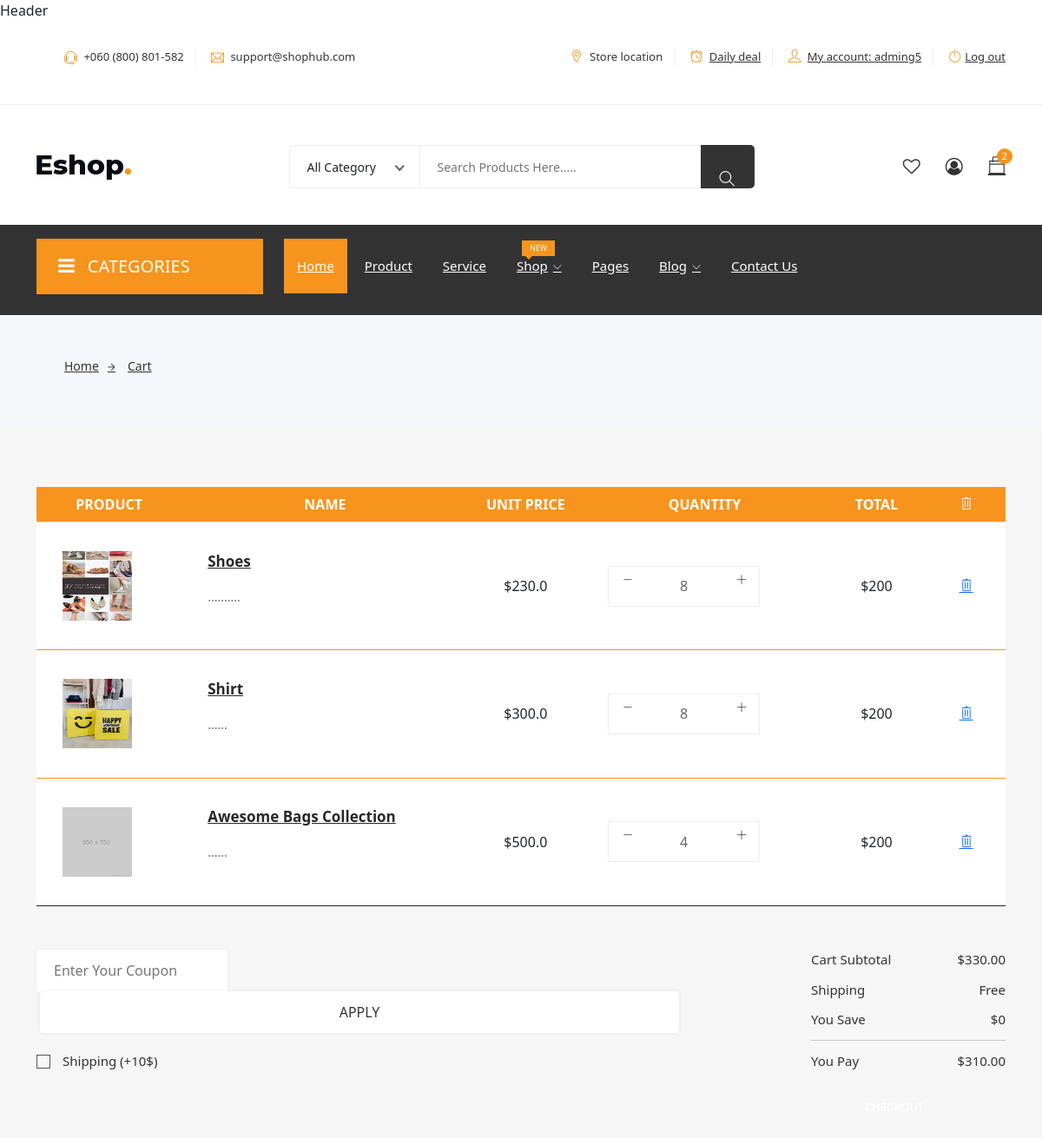
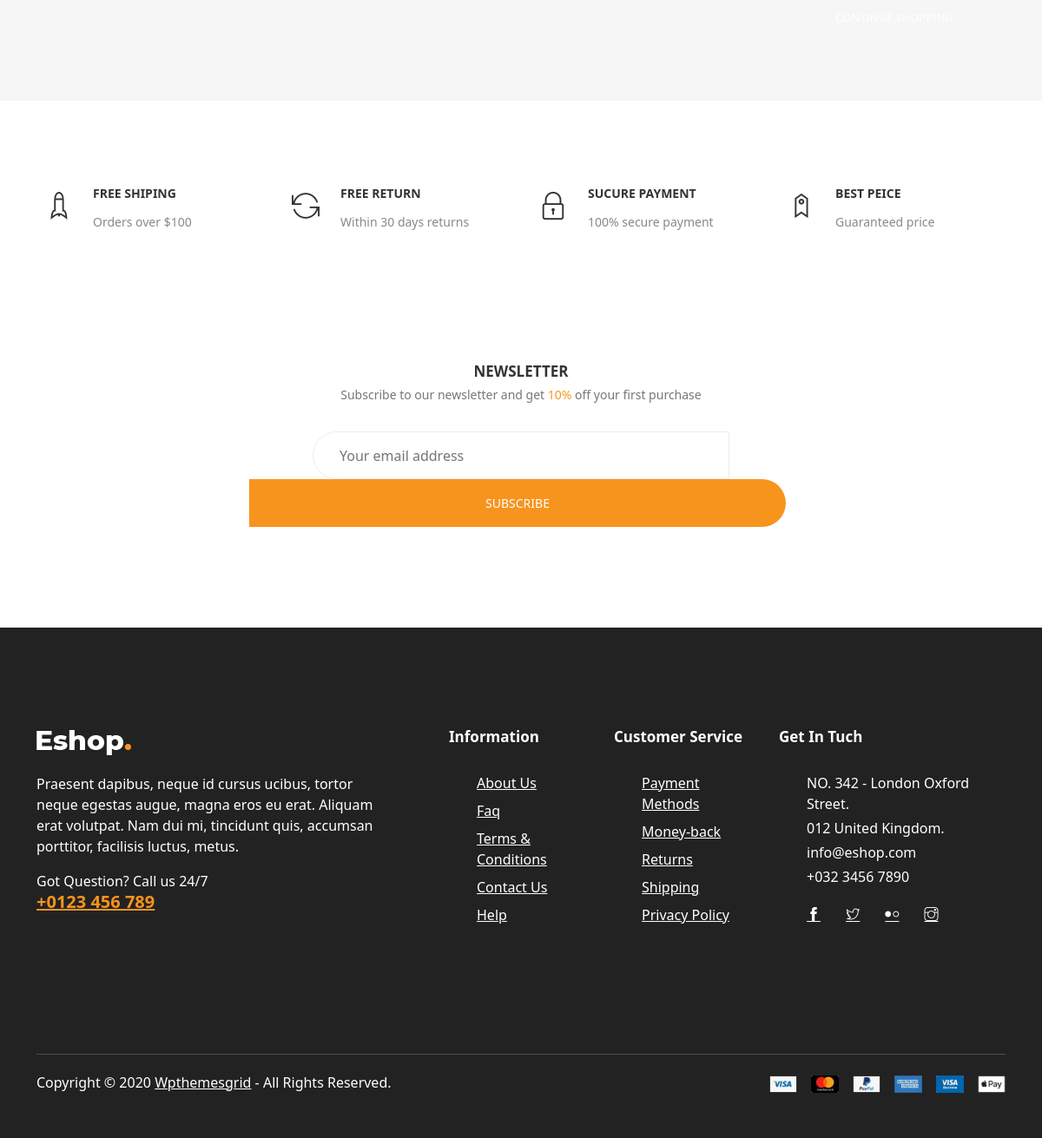
The app's page /store/cart/ (signed in) with its own data (2 pictures, top to bottom).
### store/models.py (models this page shows, shortened)
class Order_details(models.Model):
    product = models.ForeignKey(Product, on_delete=models.CASCADE)
    order = models.ForeignKey(Order, on_delete=models.CASCADE)
    quantity = models.IntegerField(default=1)

class Product(models.Model):
    category = models.ForeignKey(Category, on_delete=models.CASCADE)
    name = models.CharField(max_length=200, null=True)
    price = models.FloatField(blank=False)
    view = models.IntegerField(default=0)
    image = models.ImageField(upload_to='images', null=True)
    rating = models.IntegerField(default=0)
    discount = models.FloatField(default=0)
    description = models.CharField(max_length=200, null=True, blank=True)
    @property
    def imageURL(self):
        try:
            return self.image.url
        except:
            return ''

### store/views.py (the view)
# urls.py: path('cart/',cart,name='cart'),
def cart(request):
    customer, created = Customer.objects.get_or_create(user=request.user)
    order, created = Order.objects.get_or_create(customer=customer)
    order_detail = Order_details.objects.filter(order=order)
    context = {
        'items': order_detail
    }
    return render(request, 'store/cart.html', context=context)

### templates/store/cart.html (shortened to what this page needs)
{% extends 'store/main.html' %}
	{% block content %}
	<div class="breadcrumbs">
		<div class="container">
			<div class="row">
				<div class="col-12">
					<div class="bread-inner">
						<ul class="bread-list">
							<li><a href="index1.html">Home<i class="ti-arrow-right"></i></a></li>
							<li class="active"><a href="blog-single.html">Cart</a></li>
						</ul>
					</div>
				</div>
			</div>
		</div>
	</div>
	<div class="shopping-cart section">
		<div class="container">
			<div class="row">
				<div class="col-12">
					<table class="table shopping-summery">
						<thead>
							<tr class="main-hading">
								<th>PRODUCT</th>
								<th>NAME</th>
								<th class="text-center">UNIT PRICE</th>
								<th class="text-center">QUANTITY</th>
								<th class="text-center">TOTAL</th>
								<th class="text-center"><i class="ti-trash remove-icon"></i></th>
							</tr>
						</thead>
						<tbody id="items">
							{% for item in items %}
							<tr id="itm{{item.product.id}}">
								<td class="image" data-title="No"><img src="{{item.product.imageURL}}" alt="#"></td>
								<td class="product-des" data-title="Description">
									<p class="product-name"><a href="#">{{item.product.name}}</a></p>
									<p class="product-des">{{item.product.description}}</p>
								</td>
								<td class="price" data-title="Price"><span>${{item.product.price}} </span></td>
								<td class="qty" data-title="Qty">
									<div class="input-group">
										<div class="button minus">
											<button onclick="order_detail_cart({{item.product.id}},'sub')" type="button" class="btn btn-primary btn-number"  data-field="quant[1]">
												<i class="ti-minus"></i>
											</button>
										</div>
										<input type="text"  class="input-number" value="{{item.quantity}}">
										<div class="button plus">
											<button onclick="order_detail_cart({{item.product.id}},'add')" type="button" class="btn btn-primary btn-number"  data-field="quant[1]">
												<i class="ti-plus"></i>
											</button>
										</div>
									</div>
								</td>
									<td class="total-amount" data-title="Total"><span>$200</span></td>
								<td class="action" data-title="Remove"><a href="#"><i class="ti-trash remove-icon"></i></a></td>
							</tr>
							{% endfor %}
						</tbody>
					</table>
				</div>
			</div>
			<div class="row">
				<div class="col-12">
					<div class="total-amount">
						<div class="row">
							<div class="col-lg-8 col-md-5 col-12">
								<div class="left">
									<div class="coupon">
										<form action="#" target="_blank">
											<input name="Coupon" placeholder="Enter Your Coupon">
											<button class="btn">Apply</button>
										</form>
									</div>
									<div class="checkbox">
										<label class="checkbox-inline" for="2"><input name="news" id="2" type="checkbox"> Shipping (+10$)</label>
									</div>
								</div>
							</div>
							<div class="col-lg-4 col-md-7 col-12">
								<div class="right">
									<ul>
										<li>Cart Subtotal<span id="summ_checout">$330.00</span></li>
										<li>Shipping<span>Free</span></li>
										<li>You Save<span>$0</span></li>
										<li class="last">You Pay<span id="summ_payment">$310.00</spanid></li>
									</ul>
									<div class="button5">
										<a href="{% url 'checkout' %}" class="btn">Checkout</a>
										<a href="{% url 'index' %}" class="btn">Continue shopping</a>
									</div>
								</div>
							</div>
						</div>
					</div>
				</div>
			</div>
		</div>
	</div>
	<section class="shop-services section">
		<div class="container">
			<div class="row">
				<div class="col-lg-3 col-md-6 col-12">
					<div class="single-service">
						<i class="ti-rocket"></i>
						<h4>Free shiping</h4>
						<p>Orders over $100</p>
					</div>
				</div>
				<div class="col-lg-3 col-md-6 col-12">
					<div class="single-service">
						<i class="ti-reload"></i>
						<h4>Free Return</h4>
						<p>Within 30 days returns</p>
					</div>
				</div>
				<div class="col-lg-3 col-md-6 col-12">
					<div class="single-service">
						<i class="ti-lock"></i>
						<h4>Sucure Payment</h4>
						<p>100% secure payment</p>
					</div>
				</div>
				<div class="col-lg-3 col-md-6 col-12">
					<div class="single-service">
						<i class="ti-tag"></i>
						<h4>Best Peice</h4>
						<p>Guaranteed price</p>
					</div>
				</div>
			</div>
		</div>
	</section>
	<section class="shop-newsletter section">
		<div class="container">
			<div class="inner-top">
				<div class="row">
					<div class="col-lg-8 offset-lg-2 col-12">
						<div class="inner">
							<h4>Newsletter</h4>
							<p> Subscribe to our newsletter and get <span>10%</span> off your first purchase</p>
							<form action="mail/mail.php" method="get" target="_blank" class="newsletter-inner">
								<input name="EMAIL" placeholder="Your email address" required="" type="email">
								<button class="btn">Subscribe</button>
							</form>
						</div>
					</div>
				</div>
			</div>
		</div>
	</section>
	{% endblock %}

### templates/store/main.html (shortened to what this page needs)
<!DOCTYPE html>
<html lang="zxx">
{% load static %}
<head>
	<link rel="stylesheet" href="{% static 'css/bootstrap.css' %}">
    <link rel="stylesheet" href="{% static 'css/magnific-popup.min.css' %}">
    <link rel="stylesheet" href="{% static 'css/font-awesome.css' %}">
	<link rel="stylesheet" href="{% static 'css/jquery.fancybox.min.css' %}">
    <link rel="stylesheet" href="{% static 'css/themify-icons.css' %}">
    <link rel="stylesheet" href="{% static 'css/niceselect.css' %}">
    <link rel="stylesheet" href="{% static 'css/animate.css' %}">
    <link rel="stylesheet" href="{% static 'css/flex-slider.min.css' %}">
    <link rel="stylesheet" href="{% static 'css/owl-carousel.css' %}">
    <link rel="stylesheet" href="{% static 'css/slicknav.min.css' %}">
    <link rel="stylesheet" href="{% static 'owncss.css' %}">
	<link rel="stylesheet" href="{% static 'css/reset.css' %}">
	<link rel="stylesheet" href="{% static 'style.css' %}">
    <link rel="stylesheet" href="{% static 'css/responsive.css' %}">
	<link rel="stylesheet" type="text/css" href="{% static 'bootstrap/css/bootstrap.min.css' %}">
</head>
<body class="js" onload="render_cart(1)">
	 Header
	<header class="header shop">
		<div class="topbar">
			<div class="container">
				<div class="row">
					<div class="col-lg-5 col-md-12 col-12">
						<div class="top-left">
							<ul class="list-main">
								<li><i class="ti-headphone-alt"></i> +060 (800) 801-582</li>
								<li><i class="ti-email"></i> support@shophub.com</li>
							</ul>
						</div>
					</div>
					<div class="col-lg-7 col-md-12 col-12">
						<div class="right-content">
							<ul class="list-main">
								<li><i class="ti-location-pin"></i> Store location</li>
								<li><i class="ti-alarm-clock"></i> <a href="#">Daily deal</a></li>
								<li><i class="ti-user"></i> <a href="#">My account: {{user}} </a></li>
									{% if user.username != '' %}
								<li><i class="ti-power-off"></i><a href="{% url 'logout' %}">Log out</a></li>
									{% else %}
								<li><i class="ti-power-off"></i><a onclick="document.getElementById('id01').style.display='block'">Log in</a></li>
									{% endif %}
							</ul>
						</div>
					</div>
				</div>
			</div>
		</div>
		<div class="middle-inner">
			<div class="container">
				<div class="row">
					<div class="col-lg-2 col-md-2 col-12">
						<div class="logo">
							<a href="index.html"><img src="{% static 'images/logo.png' %}" alt="logo"></a>
						</div>
					</div>
					<div class="col-lg-8 col-md-7 col-12">
						<div class="search-bar-top">
							<div class="search-bar">
								<form>
									<input name="search" placeholder="Search Products Here....." type="search">
									<button class="btnn"><i class="ti-search"></i></button>
								</form>
							</div>
						</div>
					</div>
					<div class="col-lg-2 col-md-3 col-12">
						<div class="right-bar">
							<div class="sinlge-bar">
								<a href="#" class="single-icon"><i class="fa fa-heart-o" aria-hidden="true"></i></a>
							</div>
							<div class="sinlge-bar">
								<a href="#" class="single-icon"><i class="fa fa-user-circle-o" aria-hidden="true"></i></a>
							</div>
							<div class="sinlge-bar shopping" id="cart-bag">
								<a href="#" class="single-icon"><i class="ti-bag"></i> <span class="total-count">2</span></a>
							</div>
						</div>
					</div>
				</div>
			</div>
		</div>
		<div class="header-inner">
			<div class="container">
				<div class="cat-nav-head">
					<div class="row">
						<div class="col-lg-3">
							<div class="all-category">
								<h3 class="cat-heading"><i class="fa fa-bars" aria-hidden="true"></i>CATEGORIES</h3>
							</div>
						</div>
						<div class="col-lg-9 col-12">
							<div class="menu-area">
								<nav class="navbar navbar-expand-lg">
									<div class="navbar-collapse">
										<div class="nav-inner">
											<ul class="nav main-menu menu navbar-nav">
													<li class="active"><a href="#">Home</a></li>
													<li><a href="#">Product</a></li>
													<li><a href="#">Service</a></li>
													<li><a href="#">Shop<i class="ti-angle-down"></i><span class="new">New</span></a>
													</li>
													<li><a href="#">Pages</a></li>
													<li><a href="#">Blog<i class="ti-angle-down"></i></a>
													</li>
													<li><a href="contact.html">Contact Us</a></li>
												</ul>
										</div>
									</div>
								</nav>
							</div>
						</div>
					</div>
				</div>
			</div>
		</div>
	</header>
    {% block content %}
    {% endblock %}
	<footer class="footer">
		<div class="footer-top section">
			<div class="container">
				<div class="row">
					<div class="col-lg-5 col-md-6 col-12">
						<div class="single-footer about">
							<div class="logo">
								<a href="index.html"><img src="{% static 'images/logo2.png' %}" alt="#"></a>
							</div>
							<p class="text">Praesent dapibus, neque id cursus ucibus, tortor neque egestas augue,  magna eros eu erat. Aliquam erat volutpat. Nam dui mi, tincidunt quis, accumsan porttitor, facilisis luctus, metus.</p>
							<p class="call">Got Question? Call us 24/7<span><a href="tel:123456789">+0123 456 789</a></span></p>
						</div>
					</div>
					<div class="col-lg-2 col-md-6 col-12">
						<div class="single-footer links">
							<h4>Information</h4>
							<ul>
								<li><a href="#">About Us</a></li>
								<li><a href="#">Faq</a></li>
								<li><a href="#">Terms & Conditions</a></li>
								<li><a href="#">Contact Us</a></li>
								<li><a href="#">Help</a></li>
							</ul>
						</div>
					</div>
					<div class="col-lg-2 col-md-6 col-12">
						<div class="single-footer links">
							<h4>Customer Service</h4>
							<ul>
								<li><a href="#">Payment Methods</a></li>
								<li><a href="#">Money-back</a></li>
								<li><a href="#">Returns</a></li>
								<li><a href="#">Shipping</a></li>
								<li><a href="#">Privacy Policy</a></li>
							</ul>
						</div>
					</div>
					<div class="col-lg-3 col-md-6 col-12">
						<div class="single-footer social">
							<h4>Get In Tuch</h4>
							<div class="contact">
								<ul>
									<li>NO. 342 - London Oxford Street.</li>
									<li>012 United Kingdom.</li>
									<li>info@eshop.com</li>
									<li>+032 3456 7890</li>
								</ul>
							</div>
							<ul>
								<li><a href="#"><i class="ti-facebook"></i></a></li>
								<li><a href="#"><i class="ti-twitter"></i></a></li>
								<li><a href="#"><i class="ti-flickr"></i></a></li>
								<li><a href="#"><i class="ti-instagram"></i></a></li>
							</ul>
						</div>
					</div>
				</div>
			</div>
		</div>
		<div class="copyright">
			<div class="container">
				<div class="inner">
					<div class="row">
						<div class="col-lg-6 col-12">
							<div class="left">
								<p>Copyright © 2020 <a href="http://www.wpthemesgrid.com" target="_blank">Wpthemesgrid</a>  -  All Rights Reserved.</p>
							</div>
						</div>
						<div class="col-lg-6 col-12">
							<div class="right">
								<img src="images/payments.png" alt="#">
							</div>
						</div>
					</div>
				</div>
			</div>
		</div>
	</footer>
</body>
</html>

### static/owncss.css (style rules this page uses)
body { font-family: Arial, Helvetica, sans-serif; }
input[type=text], input[type=password] { width: 100%; padding: 12px 20px; margin: 8px 0; display: inline-block; border: 1px solid #ccc; box-sizing: border-box; }
button { background-color: #04AA6D; color: white; padding: 14px 20px; margin: 8px 0; border: none; cursor: pointer; width: 100%; }
.container { padding: 16px; }

### records on screen
Order_details: product.imageURL (picture), product.name "Shoes", product.description "..........", product.price "230.0", quantity "8"
Order_details: product.imageURL (picture), product.name "Shirt", product.description "......", product.price "300.0", quantity "8"
Order_details: product.imageURL (picture), product.name "Awesome Bags Collection", product.description "......", product.price "500.0", quantity "4"

### other values on screen
{{ user }} "adming5"
